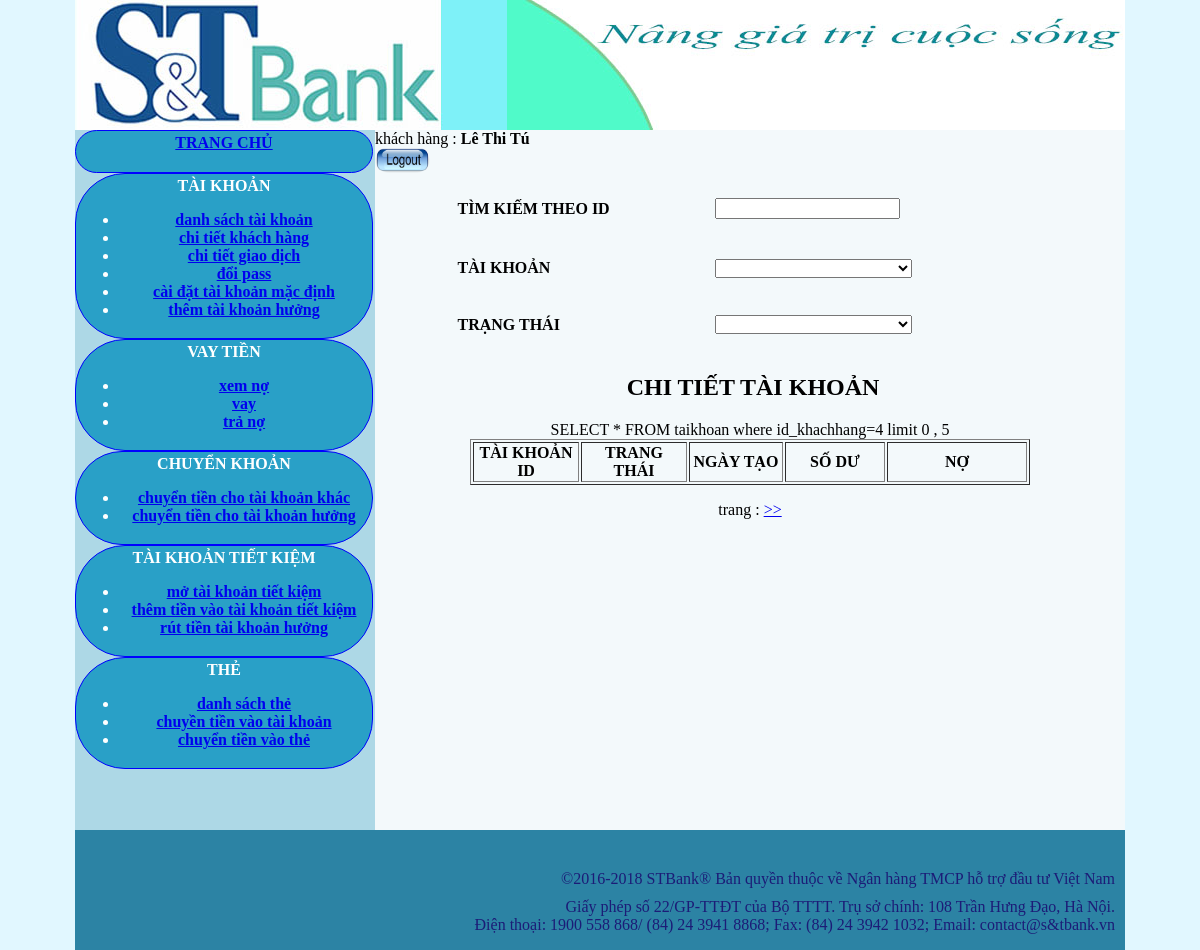
The page /acctrangchu.php?ts=dstk (signed in) on the database as committed earlier.
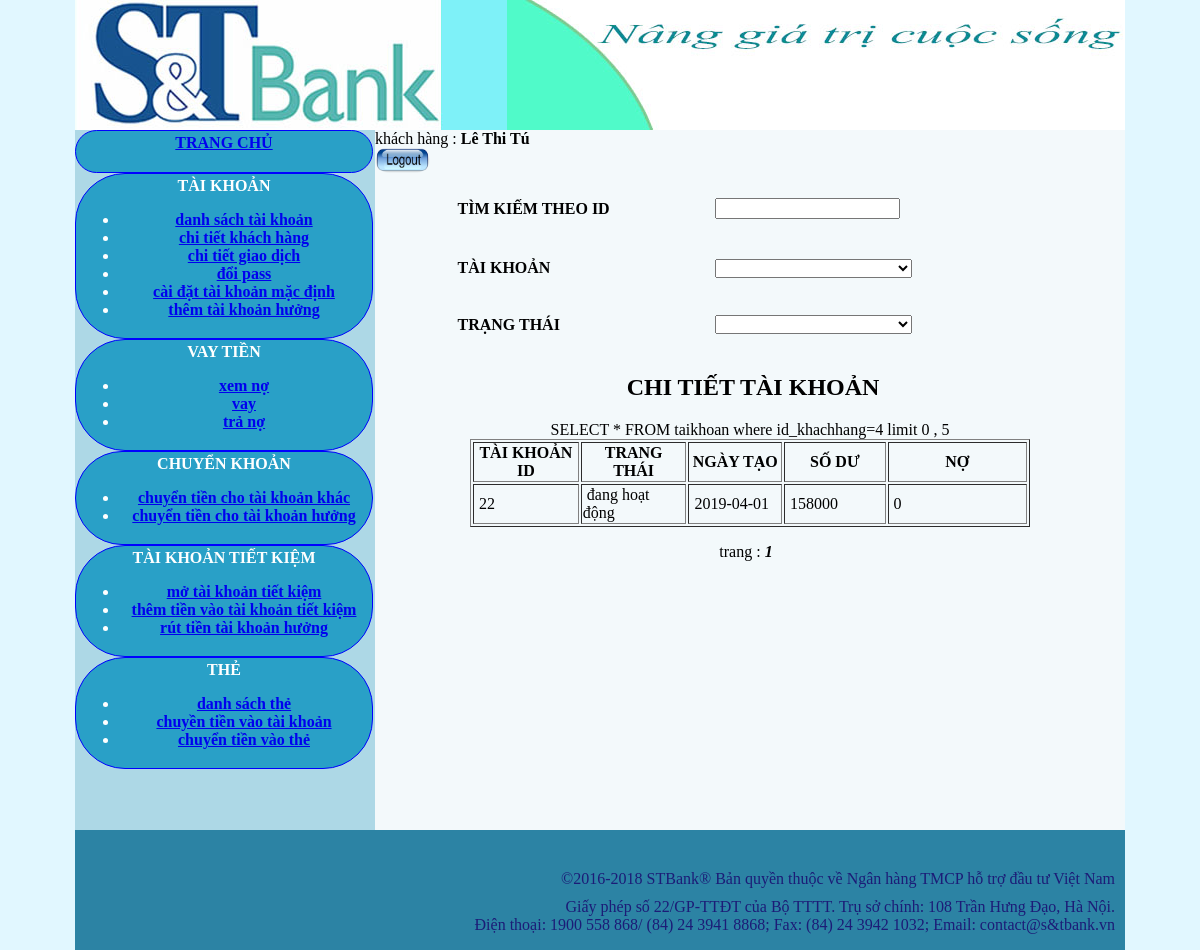
The same page on the database as committed later.
### tables this page shows
CREATE TABLE `taikhoan` (
  `id_taikhoan` int(25) NOT NULL,
  `taikhoanid` varchar(25) NOT NULL,
  `id_khachhang` varchar(25) NOT NULL,
  `trangthai` varchar(25) NOT NULL,
  `ngaytao` date NOT NULL,
  `sodu` double NOT NULL,
  `no` double DEFAULT NULL
);

### DBconnect.php (called while the page is built, shortened)
<?php
class control {
	private $con ;
	public function setCon ($conn){
		$this->con = $conn ;
	}
	function control ($conn){
		$this->con = $conn ;
	}
	public function query ($que){
		 $conn = $this->con ;
		return mysqli_query($conn,$que) ;
	}
	public function fetch_arr($que){
		return @mysqli_fetch_assoc($que);
	}
}
$hostname = 'localhost:3306';
$username = 'root';
$password = '';
$dbname = "test";
$conn = mysqli_connect($hostname, $username, $password,$dbname);
        mysqli_set_charset($conn, 'UTF8');
 $control = new control($conn);
?>

### danhsachtaikhoan.php (the view, shortened to what this page needs)
<?php require("DBconnect.php") ;?>
	<?php
	    $sql = "SELECT * FROM taikhoan where id_khachhang=$_SESSION[id_khachhang]";
	?>
<form id="form1" name="form1" method="get" action="acctrangchu.php" >
           	  <table width="591" height="177"  align="center">
        	    <tr>
				  <td> <strong> TÌM KIẾM THEO ID</strong></td>
				   <td> <label><input type="input" name ="timkiem" onChange="form1.submit()" > </label></td>
				  </tr>
        	    <tr>
        	      <td><strong> TÀI KHOẢN </strong></td>
        	   <td><label>
        	        <select name="taikhoan" id="taikhoan" onchange="form1.submit()"  >
                             <option value="">&nbsp; &nbsp; &nbsp; &nbsp; &nbsp; &nbsp; &nbsp; &nbsp; &nbsp; &nbsp; &nbsp; &nbsp; &nbsp; &nbsp; &nbsp; &nbsp; &nbsp; &nbsp; &nbsp; &nbsp; &nbsp; &nbsp;  &nbsp; &nbsp; </option>
      	            </select>
      	        </label></td>
      	      </tr>
				  <tr>
        	      <td><strong>TRẠNG THÁI </strong></td>
        	   <td><label>
        	        <select name="trangthai" id="trangthai"  onchange="form1.submit()" >
                             <option value="">&nbsp; &nbsp; &nbsp; &nbsp; &nbsp; &nbsp; &nbsp; &nbsp; &nbsp; &nbsp; &nbsp; &nbsp; &nbsp; &nbsp; &nbsp; &nbsp; &nbsp; &nbsp; &nbsp; &nbsp; &nbsp; &nbsp;  &nbsp; &nbsp; </option>
      	            </select>
      	        </label></td>
      	      </tr>
	</table>
<div align="center" >
     		 <h2>&nbsp;CHI TIẾT TÀI KHOẢN</h2>
     		 <table width="560" border="1"  align="center">
     		   <tr >
     		     <th  width="105" scope="col">TÀI KHOẢN ID</th>
                 <th width="105" scope="col">TRANG THÁI</th>
                 <th width="93" scope="col">NGÀY TẠO</th>
                 <th width="101" scope="col">SỐ DƯ</th>
                 <th width="144" scope="col">NỢ</th>
      </tr>
				<?php
				 $truyendulieu ="";
				 ?>
				 <?php
  $kq = $control->query($sql);
  $tsp = mysqli_num_rows($kq);
  $sd = 5 ;
  $sn = 5 ;
  $tst = ceil($tsp/$sd);
  $tsn = ceil($tst/$sn);
  if (isset($_GET["gr"])){
	  $gr = $_GET["gr"];
	  $page = ($gr  - 1) * $sn + 1 ;
	  }
  else if (isset($_GET["page"])){
	  $page = $_GET["page"] ;
	  $gr =  ceil ($page / $sn);
	  }
	  else {
		  $gr = $page = 1 ;}
	$vitri = ($page - 1) * $sd ;
	$sql.= " limit $vitri , $sd ";
	$kq = $control->query($sql);
  ?>
  <?php
   while($taikhoan = $control->fetch_arr($kq)){
					 if ($taikhoan["trangthai"] == 2) $trangthai = "đang hoạt động" ;
					 else $trangthai = "tạm ngưng";
					if(isset($_GET["timkiem"]))$tais=highlightKeywords($taikhoan["taikhoanid"],$_GET["timkiem"]);
	                else $tais = $taikhoan["taikhoanid"];
					 echo "
                   <tr>
                    <td>&nbsp;$tais</td>
                    <td>&nbsp;$trangthai</td>
                    <td>&nbsp;$taikhoan[ngaytao]</td>
                    <td>&nbsp;$taikhoan[sodu]</td>
                    <td>&nbsp;$taikhoan[no]</td>
                  </tr>";
	  }
				 ?>
   		   </table>
	<?php
  if ($page != 1 and $page != 2) {
  $dau = $page-2 ;
  }
  else $dau = 1;
	$cuoi = $page + 2;
  if ($cuoi > $tst) $cuoi = $tst ;
  ?>
  <p> trang : <?php  if ($page != 1 ){
	  ?>
      <a href="acctrangchu.php?ts=dstk&page=<?php echo 1 ; echo $truyendulieu;?>"> << </a>
	  <?php
  }
  for($i=$dau;$i<=$cuoi;$i++){
	     if ($page == $i) echo " <b> <i> $i </i> </b> &nbsp;";
		 else {
			 ?>
	       <a href="acctrangchu.php?ts=dstk&page=<?php echo $i ; echo $truyendulieu;?> "><?php echo $i ; ?> &nbsp;</a>
     <?php }
  }
   if ($page != $tsn ) {?> <a href="acctrangchu.php?ts=dstk&page=<?php echo $tst ;echo $truyendulieu; ?>"> >> </a>  <?php
   }
  ?></p>

Rows that differ between the two databases and show on the page:
now on this page (row edited): taikhoan: taikhoanid "22", trangthai "đang hoạt động", ngaytao "2019-04-01", sodu "158000", no "0"
Other text that changed with them:
new list line: "1"
